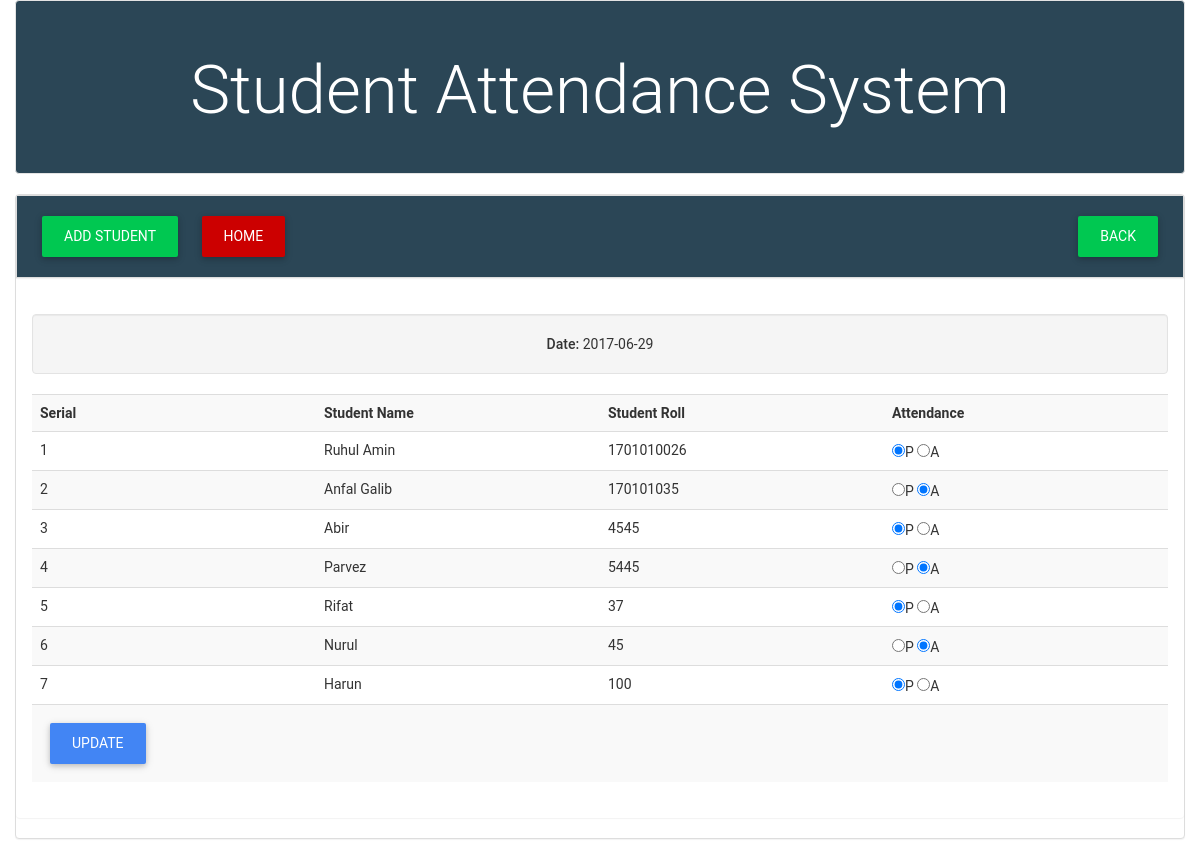
The page /student_view.php?stnByDate=2017-06-29 on the database its author committed.
### tables this page shows
CREATE TABLE `tbl_attendance` (
  `id` int(11) NOT NULL,
  `roll` int(11) NOT NULL,
  `attend` varchar(255) NOT NULL,
  `attend_date` date NOT NULL
);

CREATE TABLE `student` (
  `id` int(11) NOT NULL,
  `name` varchar(255) NOT NULL,
  `roll` int(11) NOT NULL
);

### lib/Database.php (called while the page is built, shortened)
<?php
Class Database{
 public $host   = DB_HOST;
 public $user   = DB_USER;
 public $pass   = DB_PASS;
 public $dbname = DB_NAME;
 public $link;
private function connectDB(){
 $this->link = new mysqli($this->host, $this->user, $this->pass, $this->dbname);
 }
public function select($query){
  $result = $this->link->query($query) or die($this->link->error.__LINE__);
  if($result->num_rows > 0){
    return $result;
  } else {
    return false;
  }
 }
}

### classes/Student.php (called while the page is built, shortened)
<?php
	$filepath = realpath(dirname(__FILE__));
	include_once($filepath."/../lib/Database.php");
?>
<?php
Class Student{
	private $db;
	function __construct(){
		$this->db = new Database();
	}
	public function getStudentByAttendance($dt){
		$query = "SELECT tbl_attendance.*, student.name
		FROM tbl_attendance
		INNER JOIN student
		ON tbl_attendance.roll = student.roll WHERE tbl_attendance.attend_date = '$dt'
		ORDER BY student.id ASC";
		$result = $this->db->select($query);
		return $result;
	}
}

### student_view.php (the view, shortened to what this page needs)
<?php include_once "inc/header.php"; ?>
<?php include_once "lib/Database.php"; ?>
<?php include_once "classes/Student.php"; ?>
<?php
    $stn = new Student();
    $dt = $_GET['stnByDate'];
?>
<section class="main_area">
    <div class="container">
        <div class="row">
            <div class="panel panel-default">
                <div class="panel panel-heading" id="phead">
                    <a href="add_student.php" class="btn btn-success">Add Student</a>
                    <a href="date_view.php" class="btn btn-success pull-right">Back</a>
                    <a href="index.php" class="btn btn-danger">Home</a>
                </div>
            <div class="panel panel-body">
                <div class="well text-center">
                    <strong>Date: </strong><?php echo $dt;?>
                </div>
                <form action="" method="post">
                    <table class="table table-striped">
                        <tr>
                            <th width="25%">Serial</th>
                            <th width="25%">Student Name</th>
                            <th width="25%">Student Roll</th>
                            <th width="25%">Attendance</th>
                        </tr>
                        <?php
                            $stnData = $stn->getStudentByAttendance($dt);
                            if($stnData){
                                $i=0;
                                while($result = $stnData->fetch_assoc()){
                                $i++; ?>
                            <tr>
                                <td><?php echo $i;?></td>
                                <td><?php echo $result['name'];?></td>
                                <td><?php echo $result['roll'];?></td>
                                <td>
                                    <input type="radio" name="attend[<?php echo $result['roll'];?>]" value="present" <?php if($result['attend'] == 'present'){echo "checked";}?>>P
                                    <input type="radio" name="attend[<?php echo $result['roll'];?>]" value="absent" <?php if($result['attend'] == 'absent'){echo "checked";}?>>A
                                </td>
                            </tr>
                        <?php } } ?>
                        <tr>
                            <td colspan="4">
                                <input type="submit" name="submit" class="btn btn-primary" value="Update">
                            </td>
                        </tr>
                    </table>
                </form>
            </div>
            </div>
        </div>
    </div>
</section>
<?php include_once "inc/footer.php"; ?>

### css/style.css (style rules this page uses)
html, button, input, select, textarea { color: #222; }
html { font-size: 1em; line-height: 1.4; }
#phead { background-color: #2b4656 !important; }

### rows shown on the page
tbl_attendance: student.name "Ruhul Amin", roll "1701010026", attend "☑"
tbl_attendance: student.name "Anfal Galib", roll "170101035", attend "☑"
tbl_attendance: student.name "Abir", roll "4545", attend "☑"
tbl_attendance: student.name "Parvez", roll "5445", attend "☑"
tbl_attendance: student.name "Rifat", roll "37", attend "☑"
tbl_attendance: student.name "Nurul", roll "45", attend "☑"
tbl_attendance: student.name "Harun", roll "100", attend "☑"

### other values the page prints
$dt "2017-06-29"
